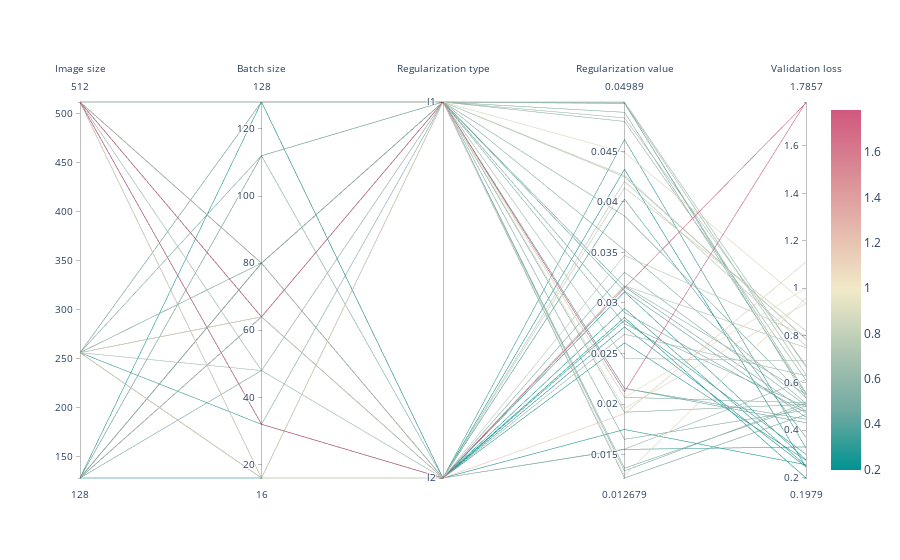

Here is the notebook cell this chart was saved with:
### Code cell
# Build a parallel coordinates plot

dimensions = list([ dict(range=[trials_summary['img_sizes'].min(),trials_summary['img_sizes'].max()],
                        label='Image size', values=trials_summary['img_sizes']),  
                    
                    dict(range=[trials_summary['batch_size'].min(),trials_summary['batch_size'].max()],
                        label='Batch size', values=trials_summary['batch_size']),

                   dict(range=[0,trials_summary['dummy'].max()],
                        tickvals = dfg['dummy'], ticktext = dfg['type'],
                        label='Regularization type', values=trials_summary['dummy']),

                   dict(range=[trials_summary['reg_value'].min(),trials_summary['reg_value'].max()],
                        label='Regularization value', values=trials_summary['reg_value']),     

                   dict(range=[trials_summary['val_loss'].min(),trials_summary['val_loss'].max()],
                        label='Validation loss', values=trials_summary['val_loss']),   
                  ])


fig = go.Figure(data=go.Parcoords(line = dict(color = trials_summary['val_loss'], colorscale='Tealrose', showscale = True),
                                  dimensions=dimensions
                                   )
               )
                                  
fig.show()

### Figure 1 — Plotly figure (JSON) as saved in the notebook; plotly's stock layout.template omitted (floating-point values rounded to 4 significant figures)
{"data": [{"dimensions": [{"label": "Image size", "range": [128, 512], "values": [128, 256, 128, 128, 128, 128, 256, 512, 256, 512, 512, 512, 512, 128, 256, 512, 512, 512, 256, 512, 512, 256, 512, 256, 512, 256, 512, 128, 128, 128, 128, 512, 512, 128, 512, 512, 128, 256, 256, 256, 128, 512, 512, 512, 512, 256, 512, 256, 128, 256]}, {"label": "Batch size", "range": [16, 128], "values": [64, 32, 48, 112, 80, 128, 16, 80, 16, 128, 64, 80, 64, 16, 112, 80, 64, 32, 64, 64, 64, 16, 80, 16, 128, 80, 64, 80, 80, 64, 64, 48, 32, 80, 16, 64, 112, 48, 128, 64, 64, 64, 128, 32, 16, 64, 16, 16, 64, 128]}, {"label": "Regularization type", "range": [0, 1], "ticktext": ["l2", "l1"], "tickvals": [0, 1], "values": [0, 0, 1, 1, 1, 0, 1, 0, 1, 1, 1, 1, 0, 0, 1, 0, 0, 1, 0, 1, 1, 1, 0, 1, 1, 1, 1, 0, 1, 0, 0, 0, 0, 1, 1, 1, 0, 1, 0, 0, 0, 1, 1, 0, 1, 1, 1, 0, 1, 1]}, {"label": "Regularization value", "range": [0.01268, 0.04989], "values": [0.02605, 0.02828, 0.02907, 0.03119, 0.01919, 0.02857, 0.02066, 0.0317, 0.0498, 0.02155, 0.04797, 0.01338, 0.04204, 0.02763, 0.01651, 0.0269, 0.03471, 0.02793, 0.02947, 0.03523, 0.02121, 0.02066, 0.0317, 0.0498, 0.02155, 0.01268, 0.03861, 0.01551, 0.04887, 0.04029, 0.04618, 0.01554, 0.01905, 0.04974, 0.04247, 0.03159, 0.03304, 0.02452, 0.04324, 0.01748, 0.0311, 0.01956, 0.04989, 0.0315, 0.01293, 0.04489, 0.04261, 0.0414, 0.04832, 0.01365]}, {"label": "Validation loss", "range": [0.1979, 1.786], "values": [0.2729, 0.298, 0.4735, 0.4542, 0.509, 0.1979, 0.5157, 0.7481, 0.6334, 0.4312, 0.6114, 0.5144, 0.7561, 0.245, 0.4851, 0.6299, 0.7983, 0.498, 0.25, 0.513, 1.786, 0.9996, 0.5518, 0.538, 0.446, 0.4659, 0.5344, 0.3291, 0.5506, 0.3696, 0.324, 0.6137, 1.111, 0.5571, 0.7862, 0.4797, 0.5038, 0.6923, 0.2443, 0.2537, 0.2739, 0.9359, 0.6663, 1.782, 0.9582, 0.9339, 0.7826, 0.8191, 0.6738, 0.5029]}], "line": {"color": [0.2729, 0.298, 0.4735, 0.4542, 0.509, 0.1979, 0.5157, 0.7481, 0.6334, 0.4312, 0.6114, 0.5144, 0.7561, 0.245, 0.4851, 0.6299, 0.7983, 0.498, 0.25, 0.513, 1.786, 0.9996, 0.5518, 0.538, 0.446, 0.4659, 0.5344, 0.3291, 0.5506, 0.3696, 0.324, 0.6137, 1.111, 0.5571, 0.7862, 0.4797, 0.5038, 0.6923, 0.2443, 0.2537, 0.2739, 0.9359, 0.6663, 1.782, 0.9582, 0.9339, 0.7826, 0.8191, 0.6738, 0.5029], "colorscale": [[0, "rgb(0, 147, 146)"], [0.1667, "rgb(114, 170, 161)"], [0.3333, "rgb(177, 199, 179)"], [0.5, "rgb(241, 234, 200)"], [0.6667, "rgb(229, 185, 173)"], [0.8333, "rgb(217, 137, 148)"], [1, "rgb(208, 88, 126)"]], "showscale": true}, "type": "parcoords"}], "layout": {}}
